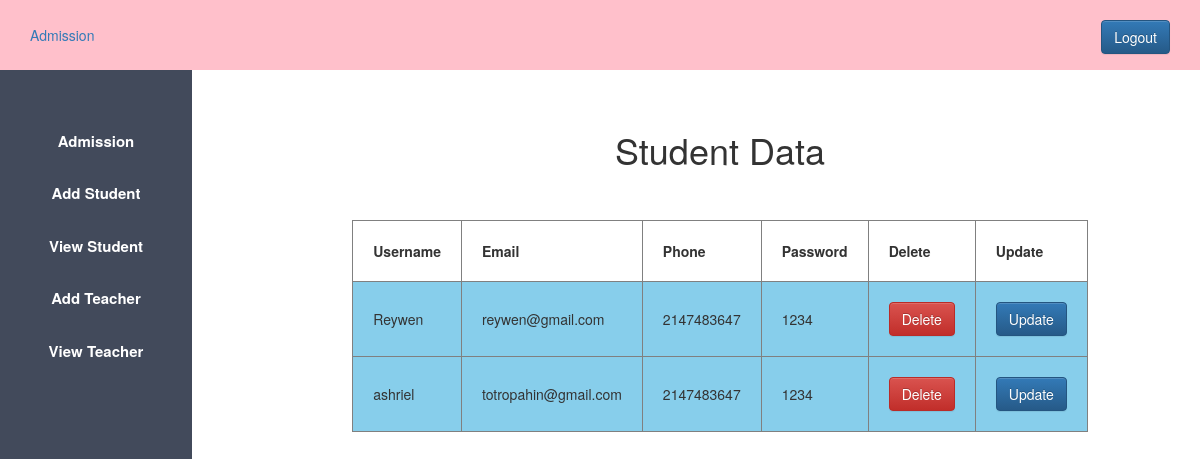
The app's page /Website/view_student.php (signed in) with its own data.
### tables this page shows
CREATE TABLE `user` (
  `id` int(11) NOT NULL,
  `username` varchar(50) DEFAULT NULL,
  `phone` int(30) DEFAULT NULL,
  `email` varchar(50) DEFAULT NULL,
  `usertype` varchar(50) DEFAULT NULL,
  `password` varchar(50) DEFAULT NULL
);

### Website/view_student.php (the view, shortened to what this page needs)
<?php
$host="localhost";
$user="root";
$password="";
$db="schoolproject";
$data=mysqli_connect($host, $user, $password, $db);
$sql="SELECT * FROM user WHERE usertype='student'";
$result=mysqli_query($data, $sql);
?>
<!DOCTYPE html>
<html>
<head>
	<?php
    include 'admin_css.php';
    ?>
</head>
<body>
<?php
    include 'admin_sidebar.php';
    ?>
	<div class="content">
	<center>
		<h1>Student Data</h1>
		<br><br>
		<table border="1px">
			<tr>
				<th class="table_th">Username</th>
				<th class="table_th">Email</th>
				<th class="table_th">Phone</th>
				<th class="table_th">Password</th>
				<th class="table_th">Delete</th>
				<th class="table_th">Update</th>
			</tr>
			<?php
			while($info=$result->fetch_assoc()){
			?>
			<tr>
				<td class="table_td">
					<?php
					echo "{$info['username']}";
					?>
				</td>
				<td class="table_td">
				<?php
					echo "{$info['email']}";
					?>
				</td>
				<td class="table_td">
				<?php
					echo "{$info['phone']}";
					?>
				</td>
				<td class="table_td">
				<?php
					echo "{$info['password']}";
					?>
				</td>
				<td class="table_td">
				<?php
					echo "<a class='btn btn-danger' onClick=\" javascript:return confirm('Confirm Delete?')\" href='delete.php?student_id={$info['id']}'>Delete</a>";
					?>
				</td>
				<td class="table_td">
				<?php
					echo "<a class='btn btn-primary' href='update_student.php?student_id={$info['id']}'>Update</a>";
					?>
				</td>
			</tr>
			<?php
			}
			?>
		</table>
		</center>
	</div>
</body>
</html>

### Website/admin.css (style rules this page uses)
* { margin: 0px; padding: 0px; }
a,a:hover { text-decoration: none!important; }
.content { margin-left: 20%; margin-top: 5%; }

### Website/view_student.php (style rules this page uses)
.table_th { padding: 20px; font-size 20px; }
.table_td { padding: 20px; background-color: skyblue; }

### records on screen
user: username "Reywen", email "reywen@gmail.com", phone "2147483647", password "1234"
user: username "ashriel", email "totropahin@gmail.com", phone "2147483647", password "1234"
